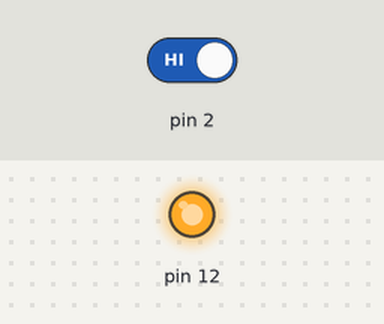
Bench run of a sketch on a simulated Arduino Uno, built with avr-gcc and run on an emulated ATmega328P. Parts: output pins drawn as LEDs (lit = HIGH). The inputs (shaded band) are chosen by the test bench; at power-on: pin 2 HIGH.

Above: at 1.2 s.
1.3 s: pin 2 driven LOW
At 2.4 s:
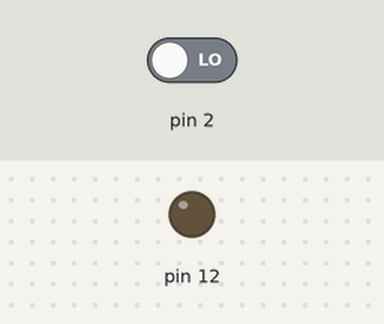
2.8 s: pin 2 driven HIGH
At 3.6 s:
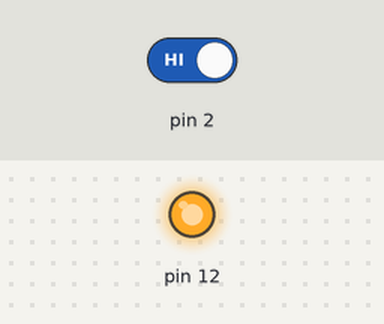
Timing chart, 0 to 5.8 s (numbered marks = the images above; inputs shaded):
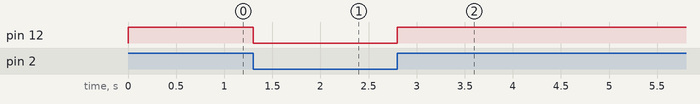

Measured:
- after the input at 1.3 s, pin 12: HIGH → LOW at once
- after the input at 2.8 s, pin 12: LOW → HIGH at once

The sketch:

inversao_software.ino
```cpp
// Inversão em hardware - Fazer o LED apagar quando o botão for pressionado modificando o software
void setup()
{
  pinMode(12, OUTPUT);
  pinMode(2, INPUT);
}

void loop()
{
  int val = digitalRead(2);
  // Se o botão está em low, ele está pressionado
  if(val == LOW){
    // LED é desligado
  	digitalWrite(12, LOW);
  }
  // Se o botão está em high, ele está solto
  else{
    // LED segue ligado
  	digitalWrite(12, HIGH);
  }
}
```
